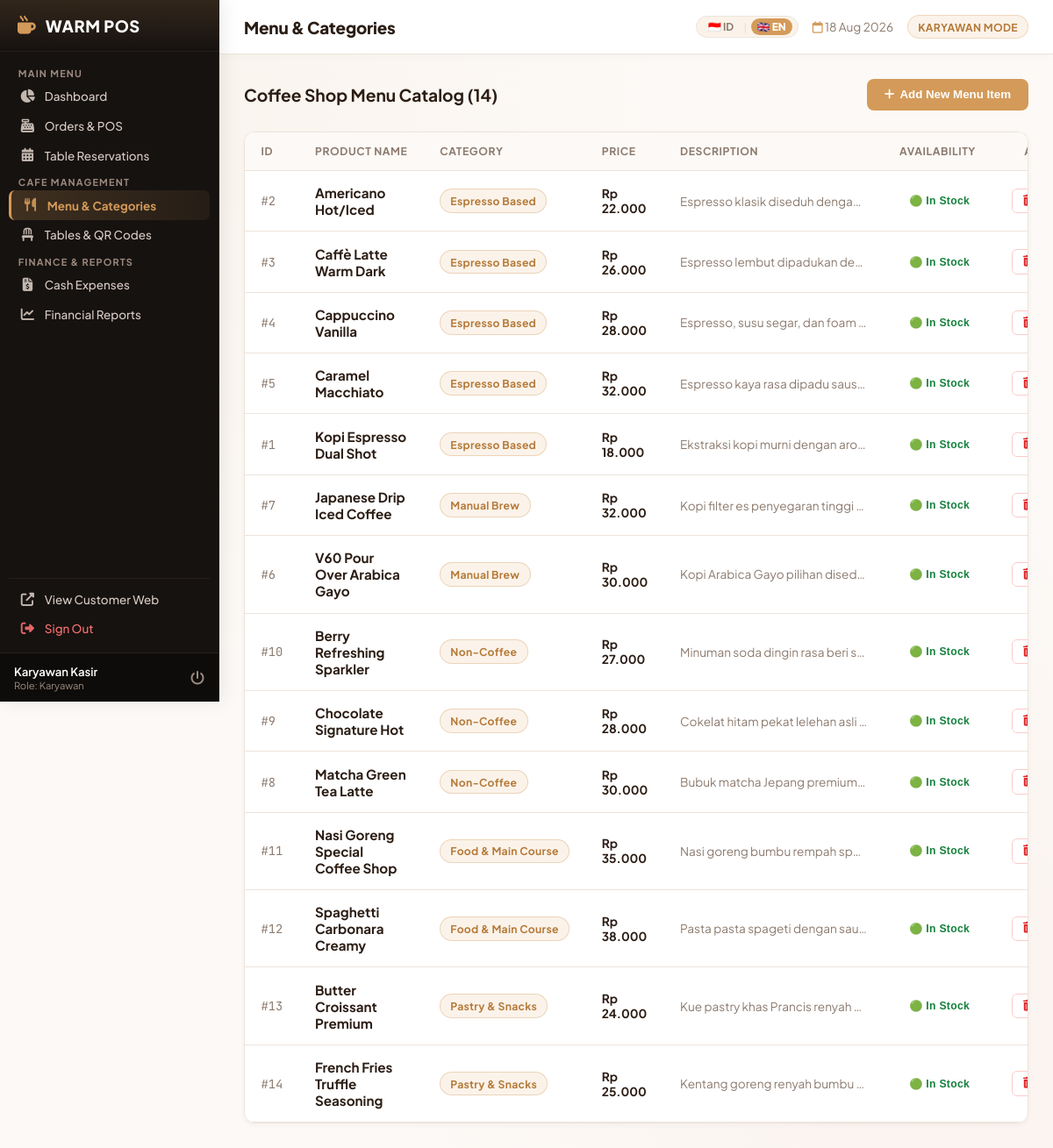
The page /admin/products.php?lang=en (signed in) on the database its author committed.
### tables this page shows
CREATE TABLE IF NOT EXISTS `products` (
  `id` INT AUTO_INCREMENT PRIMARY KEY,
  `category_id` INT NOT NULL,
  `name` VARCHAR(100) NOT NULL,
  `description` TEXT,
  `price` DECIMAL(10,2) NOT NULL,
  `image` VARCHAR(255) DEFAULT NULL,
  `is_available` TINYINT(1) DEFAULT 1,
  `created_at` DATETIME DEFAULT CURRENT_TIMESTAMP,
  FOREIGN KEY (`category_id`) REFERENCES `categories`(`id`) ON DELETE CASCADE
);

CREATE TABLE IF NOT EXISTS `categories` (
  `id` INT AUTO_INCREMENT PRIMARY KEY,
  `name` VARCHAR(50) NOT NULL,
  `slug` VARCHAR(50) NOT NULL UNIQUE,
  `icon` VARCHAR(50) DEFAULT 'coffee'
);

### config/lang.php (called while the page is built, shortened)
<?php
$current_lang = $_SESSION['lang'] ?? 'id';
if (!function_exists('__')) {
    function __($key, $default = '') {
        global $translations, $current_lang;
        if (isset($translations[$current_lang][$key])) {
            return $translations[$current_lang][$key];
        }
        return !empty($default) ? $default : $key;
    }
}
if (!function_exists('get_current_lang')) {
    function get_current_lang() {
        global $current_lang;
        return $current_lang;
    }
}

### config/database.php (called while the page is built, shortened)
<?php
function format_rupiah($number) {
    return 'Rp ' . number_format($number, 0, ',', '.');
}
require_once __DIR__ . '/lang.php';

### admin/products.php (the view, shortened to what this page needs)
<?php
require_once __DIR__ . '/../config/database.php';
$products   = $pdo->query("SELECT p.*, c.name as category_name FROM products p JOIN categories c ON p.category_id = c.id ORDER BY p.category_id ASC, p.name ASC")->fetchAll();
require_once __DIR__ . '/../includes/admin_header.php';
?>
<div style="display: flex; justify-content: space-between; align-items: center; margin-bottom: 1.5rem;">
    <h3 style="color: var(--admin-text-main); margin: 0; font-size: 1.2rem;"><?php echo get_current_lang() == 'en' ? 'Coffee Shop Menu Catalog' : 'Daftar Menu Coffee Shop'; ?> (<?php echo count($products); ?>)</h3>
    <button data-modal-target="addProductModal" class="btn" style="background: var(--admin-accent); color: #ffffff; font-weight: 700; border: none; padding: 0.65rem 1.25rem; border-radius: 8px; cursor: pointer; display: flex; align-items: center; gap: 6px;">
        <i class="fas fa-plus"></i> <?php echo __('admin_add_product', 'Tambah Menu Baru'); ?>
    </button>
</div>
<div class="card-table">
    <div class="table-responsive">
        <table class="data-table">
            <thead>
                <tr>
                    <th>ID</th>
                    <th><?php echo get_current_lang() == 'en' ? 'Product Name' : 'Nama Menu'; ?></th>
                    <th><?php echo get_current_lang() == 'en' ? 'Category' : 'Kategori'; ?></th>
                    <th><?php echo get_current_lang() == 'en' ? 'Price' : 'Harga'; ?></th>
                    <th><?php echo get_current_lang() == 'en' ? 'Description' : 'Deskripsi'; ?></th>
                    <th><?php echo get_current_lang() == 'en' ? 'Availability' : 'Status Stok'; ?></th>
                    <th style="text-align: center;"><?php echo __('admin_action', 'Aksi'); ?></th>
                </tr>
            </thead>
            <tbody>
                <?php foreach ($products as $p): ?>
                    <tr>
                        <td style="color: var(--admin-muted); font-family: 'JetBrains Mono', monospace;">#<?php echo $p['id']; ?></td>
                        <td><strong style="color: var(--admin-text-main); font-size: 0.95rem;"><?php echo htmlspecialchars($p['name']); ?></strong></td>
                        <td>
                            <span class="badge" style="background: var(--admin-accent-light); color: var(--admin-accent-dark); border-color: rgba(200, 138, 72, 0.3);">
                                <?php echo htmlspecialchars($p['category_name']); ?>
                            </span>
                        </td>
                        <td><strong style="color: var(--admin-text-main);"><?php echo format_rupiah($p['price']); ?></strong></td>
                        <td style="font-size: 0.85rem; color: var(--admin-muted); max-width: 250px; text-overflow: ellipsis; overflow: hidden; white-space: nowrap;">
                            <?php echo htmlspecialchars($p['description']); ?>
                        </td>
                        <td>
                            <form action="products.php" method="POST" style="margin: 0;">
                                <button type="submit" style="background: transparent; border: none; cursor: pointer;" class="badge <?php echo $p['is_available'] ? 'badge-ready' : 'badge-cancelled'; ?>">
                                    <?php echo $p['is_available'] ? (get_current_lang() == 'en' ? '🟢 In Stock' : '🟢 Tersedia') : (get_current_lang() == 'en' ? '🔴 Out of Stock' : '🔴 Habis'); ?>
                                </button>
                            </form>
                        </td>
                        <td style="text-align: center;">
                            <form action="products.php" method="POST" onsubmit="return confirm('<?php echo get_current_lang() == 'en' ? 'Are you sure you want to delete this menu item?' : 'Yakin ingin menghapus menu ini?'; ?>');" style="display: inline;">
                                <button type="submit" style="background: #fff; border: 1px solid #fecaca; color: #dc2626; padding: 0.35rem 0.75rem; border-radius: 6px; cursor: pointer; font-size: 0.8rem; font-weight: 600; display: inline-flex; align-items: center; gap: 4px;">
                                    <i class="fas fa-trash-alt"></i> <?php echo get_current_lang() == 'en' ? 'Delete' : 'Hapus'; ?>
                                </button>
                            </form>
                        </td>
                    </tr>
                <?php endforeach; ?>
            </tbody>
        </table>
    </div>
</div>
<?php include __DIR__ . '/../includes/admin_footer.php'; ?>

### assets/css/admin.css (style rules this page uses)
:root { --admin-bg: #fcf9f6; --admin-card: #ffffff; --admin-border: #ede4dc; --admin-border-hover: #d49a59; --admin-accent: #d49a59; --admin-accent-dark: #b57a39; --admin-accent-light: #fbf3ea; --admin-sidebar-bg: #161210; --admin-sidebar-border: #26201d; --admin-text-main: #2b1d14; --admin-text: #4a3b32; --admin-text-white: #ffffff; --admin-muted: #8c7a6e; --success-bg: #f0fdf4; --success-color: #15803d; --success-border: #bbf7d0; --warning-bg: #fffbeb; --warning-color: #b45309; --warning-border: #fde68a; --danger-bg: #fef2f2; --danger-color: #b91c1c; --danger-border: #fecaca; --info-bg: #eff6ff; --info-color: #1d4ed8; --info-border: #bfdbfe; --shadow-sm: 0 2px 6px rgba(43, 29, 20, 0.04); --shadow-md: 0 8px 24px rgba(43, 29, 20, 0.06); }
* { margin: 0; padding: 0; box-sizing: border-box; }
body { font-family: 'Plus Jakarta Sans', -apple-system, BlinkMacSystemFont, sans-serif; background-color: var(--admin-bg); color: var(--admin-text); display: flex; min-height: 100vh; background-image: radial-gradient(circle at 10% 10%, rgba(212, 154, 89, 0.06) 0%, transparent 40%), radial-gradient(circle at 90% 90%, rgba(229, 107, 70, 0.04) 0%, transparent 40%); background-attachment: fixed; }
.card-table { background-color: var(--admin-card); border: 1px solid var(--admin-border); border-radius: 12px; overflow: hidden; margin-bottom: 1.75rem; box-shadow: var(--shadow-sm); }
.table-responsive { width: 100%; overflow-x: auto; }
.data-table { width: 100%; border-collapse: collapse; text-align: left; font-size: 0.86rem; }
.data-table th { background-color: #fcf9f6; color: var(--admin-muted); padding: 0.85rem 1.15rem; font-weight: 700; border-bottom: 1px solid var(--admin-border); white-space: nowrap; font-size: 0.76rem; text-transform: uppercase; letter-spacing: 0.6px; }
.data-table td { padding: 0.95rem 1.15rem; border-bottom: 1px solid var(--admin-border); color: var(--admin-text); vertical-align: middle; }
.badge { display: inline-flex; align-items: center; gap: 4px; padding: 0.3rem 0.7rem; border-radius: 20px; font-size: 0.76rem; font-weight: 700; letter-spacing: 0.3px; border: 1px solid transparent; white-space: nowrap; }
.badge-ready, .badge-completed { background-color: var(--success-bg); color: var(--success-color); border-color: var(--success-border); }

### rows shown on the page
products: id "2", name "Americano Hot/Iced", category.name "Espresso Based", price "Rp 22.000", description "Espresso klasik diseduh denga…", is_available "🟢 In Stock"
products: id "3", name "Caffè Latte Warm Dark", category.name "Espresso Based", price "Rp 26.000", description "Espresso lembut dipadukan de…", is_available "🟢 In Stock"
products: id "4", name "Cappuccino Vanilla", category.name "Espresso Based", price "Rp 28.000", description "Espresso, susu segar, dan foam…", is_available "🟢 In Stock"
products: id "5", name "Caramel Macchiato", category.name "Espresso Based", price "Rp 32.000", description "Espresso kaya rasa dipadu saus…", is_available "🟢 In Stock"
products: id "1", name "Kopi Espresso Dual Shot", category.name "Espresso Based", price "Rp 18.000", description "Ekstraksi kopi murni dengan aro…", is_available "🟢 In Stock"
products: id "7", name "Japanese Drip Iced Coffee", category.name "Manual Brew", price "Rp 32.000", description "Kopi filter es penyegaran tinggi…", is_available "🟢 In Stock"
products: id "6", name "V60 Pour Over Arabica Gayo", category.name "Manual Brew", price "Rp 30.000", description "Kopi Arabica Gayo pilihan dised…", is_available "🟢 In Stock"
products: id "10", name "Berry Refreshing Sparkler", category.name "Non-Coffee", price "Rp 27.000", description "Minuman soda dingin rasa beri s…", is_available "🟢 In Stock"
products: id "9", name "Chocolate Signature Hot", category.name "Non-Coffee", price "Rp 28.000", description "Cokelat hitam pekat lelehan asli…", is_available "🟢 In Stock"
products: id "8", name "Matcha Green Tea Latte", category.name "Non-Coffee", price "Rp 30.000", description "Bubuk matcha Jepang premium…", is_available "🟢 In Stock"
products: id "11", name "Nasi Goreng Special Coffee Shop", category.name "Food & Main Course", price "Rp 35.000", description "Nasi goreng bumbu rempah sp…", is_available "🟢 In Stock"
products: id "12", name "Spaghetti Carbonara Creamy", category.name "Food & Main Course", price "Rp 38.000", description "Pasta pasta spageti dengan sau…", is_available "🟢 In Stock"
products: id "13", name "Butter Croissant Premium", category.name "Pastry & Snacks", price "Rp 24.000", description "Kue pastry khas Prancis renyah…", is_available "🟢 In Stock"
products: id "14", name "French Fries Truffle Seasoning", category.name "Pastry & Snacks", price "Rp 25.000", description "Kentang goreng renyah bumbu…", is_available "🟢 In Stock"

### other values the page prints
__('admin_dashboard', 'Dashboard') "Dashboard"
__('admin_orders', 'Pesanan & Transaksi') "Orders & POS"
__('admin_reservations', 'Reservasi Meja') "Table Reservations"
__('admin_products', 'Menu & Kategori') "Menu & Categories"
__('admin_tables', 'Kelola Meja') "Tables & QR Codes"
__('admin_expenses', 'Pengeluaran Kas') "Cash Expenses"
__('admin_reports', 'Laporan Keuangan') "Financial Reports"
__('admin_customer_web', 'Web Customer') "View Customer Web"
__('admin_logout', 'Keluar') "Sign Out"
$user_fullname "Karyawan Kasir"
$user_role "Karyawan"
$page_title "Menu & Categories"
$user_role "KARYAWAN"
count($products) "14"
__('admin_add_product', 'Tambah Menu Baru') "Add New Menu Item"
